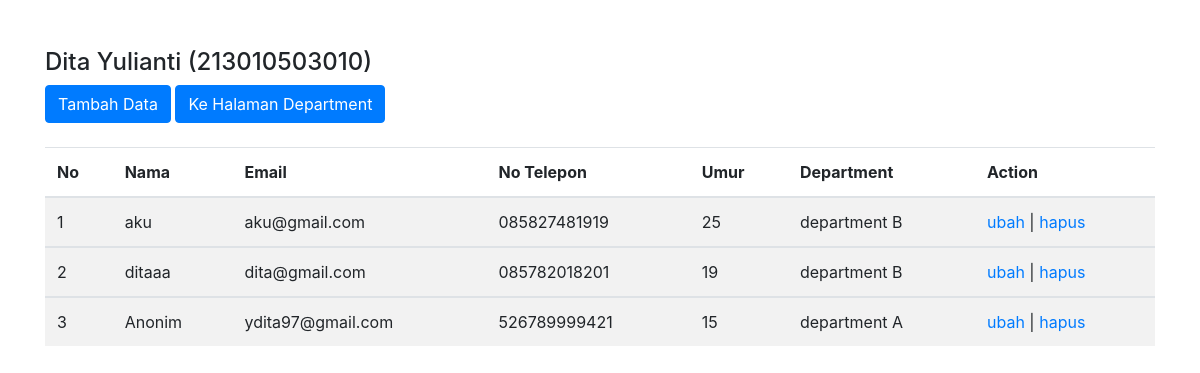
Screenshot of /employe.php with the database file from the repository.
### tables this page shows
CREATE TABLE `employee` (
  `id_employee` int(11) NOT NULL AUTO_INCREMENT,
  `nama` varchar(100) DEFAULT NULL,
  `email` varchar(100) DEFAULT NULL,
  `no_telp` varchar(20) DEFAULT NULL,
  `umur` int(11) DEFAULT NULL,
  `id_dep` int(11) DEFAULT NULL,
  PRIMARY KEY (`id_employee`),
  KEY `fk_dep` (`id_dep`),
  CONSTRAINT `fk_dep` FOREIGN KEY (`id_dep`) REFERENCES `department` (`id_dep`) ON DELETE CASCADE ON UPDATE CASCADE
);

CREATE TABLE `department` (
  `id_dep` int(11) NOT NULL AUTO_INCREMENT,
  `nama_depart` varchar(100) DEFAULT NULL,
  PRIMARY KEY (`id_dep`)
);

### functionemploye.php (called while the page is built, shortened)
<?php
   $db = mysqli_connect("localhost", "root", "", "modul3");
   function query($query){
        global $db;
        $result = mysqli_query($db, $query);
        $rows = [];
        while($row = mysqli_fetch_assoc($result)){
            $rows[]=$row;
        }
        return $rows;
   }
?>

### employe.php (the view, shortened to what this page needs)
<?php
   require 'functionemploye.php';
   $employs = query("SELECT * FROM employee
   INNER JOIN department ON employee.id_dep=department.id_dep");
?>
<!doctype html>
<html lang="en">
<head>
    <link rel="stylesheet" href="https://maxcdn.bootstrapcdn.com/bootstrap/4.0.0/css/bootstrap.min.css"
>
</head>
<body>
    <div class="container">
        <div class="row">
            <div class="col mt-5">
                <h4>Dita Yulianti (213010503010)</h4>
                <a href="employe_tambah.php">
                    <div class="div btn btn-primary mb-4">
                        Tambah Data
                    </div>
                </a>
                <a href="department.php">
                    <div class="div btn btn-primary mb-4">
                        Ke Halaman Department
                    </div>
                </a>
                <table class="table table-striped">
                    <thead>
                        <tr>
                            <th scope="col">No</th>
                            <th scope="col">Nama</th>
                            <th scope="col">Email</th>
                            <th scope="col">No Telepon</th>
                            <th scope="col">Umur</th>
                            <th scope="col">Department</th>
                            <th scope="col">Action</th>
                        </tr>
                    </thead>
                    <tbody>
                        <?php $i=1; ?>
                        <?php foreach($employs as $employe) : ?>
                        <td><?=$i; ?></td>
                        <td><?= $employe["nama"]; ?></td>
                        <td><?= $employe["email"]; ?></td>
                        <td><?= $employe["no_telp"]; ?></td>
                        <td><?= $employe["umur"]; ?></td>
                        <td><?= $employe["nama_depart"]; ?></td>
                        <td>
                            <a href="employe_ubah.php?id=<?= $employe["id_employee"]; ?>">ubah</a> |
                            <a href="employe_delete.php?id=<?= $employe["id_employee"]; ?>"
                                onclick="return confirm('yakin?');">hapus</a>
                        </td>
                    </tbody>
                    <?php $i++; ?>
                    <?php endforeach; ?>
                </table>
            </div>
        </div>
    </div>
</body>
</html>

### rows the page displays
employee: nama "aku", email "aku@gmail.com", no_telp "085827481919", umur "25", id_dep.nama_depart "department B"
employee: nama "ditaaa", email "dita@gmail.com", no_telp "085782018201", umur "19", id_dep.nama_depart "department B"
employee: nama "Anonim", email "ydita97@gmail.com", no_telp "526789999421", umur "15", id_dep.nama_depart "department A"
